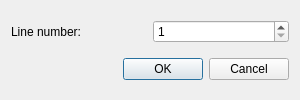
<?xml version="1.0" encoding="UTF-8"?>
<ui version="4.0">
 <class>GoLineDialog</class>
 <widget class="QDialog" name="GoLineDialog">
  <property name="geometry">
   <rect>
    <x>0</x>
    <y>0</y>
    <width>300</width>
    <height>100</height>
   </rect>
  </property>
  <property name="windowTitle">
   <string>Go to Line</string>
  </property>
  <layout class="QVBoxLayout" name="verticalLayout">
   <item>
    <layout class="QHBoxLayout" name="horizontalLayout">
     <item>
      <widget class="QLabel" name="label">
       <property name="text">
        <string>Line number:</string>
       </property>
      </widget>
     </item>
     <item>
      <widget class="QSpinBox" name="lineSpinBox">
       <property name="minimum">
        <number>1</number>
       </property>
       <property name="maximum">
        <number>99999</number>
       </property>
       <property name="value">
        <number>1</number>
       </property>
      </widget>
     </item>
    </layout>
   </item>
   <item>
    <layout class="QHBoxLayout" name="horizontalLayout_2">
     <item>
      <widget class="QDialogButtonBox" name="buttonBox">
       <property name="orientation">
        <enum>Qt::Horizontal</enum>
       </property>
       <property name="standardButtons">
        <set>QDialogButtonBox::Cancel|QDialogButtonBox::Ok</set>
       </property>
      </widget>
     </item>
    </layout>
   </item>
  </layout>
 </widget>
 <resources/>
 <connections>
  <connection>
   <sender>buttonBox</sender>
   <signal>accepted()</signal>
   <receiver>GoLineDialog</receiver>
   <slot>accept()</slot>
   <hints>
    <hint type="sourcelabel">
     <x>248</x>
     <y>254</y>
    </hint>
    <hint type="destinationlabel">
     <x>157</x>
     <y>274</y>
    </hint>
   </hints>
  </connection>
  <connection>
   <sender>buttonBox</sender>
   <signal>rejected()</signal>
   <receiver>GoLineDialog</receiver>
   <slot>reject()</slot>
   <hints>
    <hint type="sourcelabel">
     <x>316</x>
     <y>260</y>
    </hint>
    <hint type="destinationlabel">
     <x>286</x>
     <y>274</y>
    </hint>
   </hints>
  </connection>
 </connections>
</ui>
